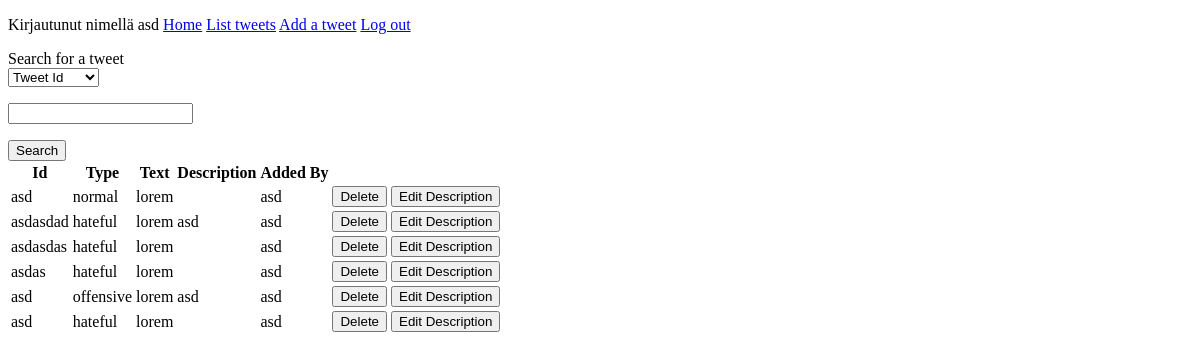
Page /tweets (signed in) on the earlier database version.
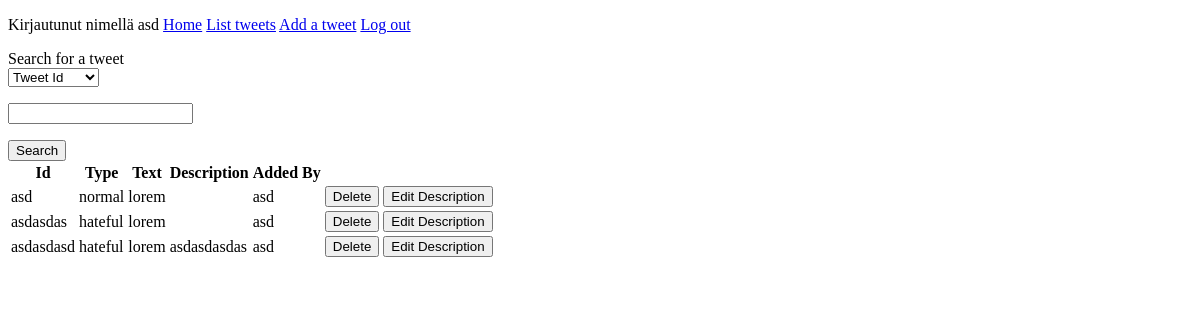
Same page on the later database version.
### application/auth/models.py (models this page shows, shortened)
class User(db.Model):
    __tablename__ = "account"
    id = db.Column(db.Integer, primary_key=True)
    date_created = db.Column(db.DateTime, default=db.func.current_timestamp())
    date_modified = db.Column(db.DateTime, default=db.func.current_timestamp(),
                              onupdate=db.func.current_timestamp())
    name = db.Column(db.String(144), nullable=False)
    username = db.Column(db.String(144), nullable=False)
    password = db.Column(db.String(144), nullable=False)
    tweets = db.relationship("Tweet", backref='account', lazy=True)

### application/tweets/models.py (models this page shows, shortened)
class Tweet(db.Model):
    id = db.Column(db.Integer, primary_key=True)
    date_created = db.Column(db.DateTime, default=db.func.current_timestamp())
    date_modified = db.Column(db.DateTime, default=db.func.current_timestamp(),
    onupdate=db.func.current_timestamp())
    tweetid = db.Column(db.String(100))
    tweettype = db.Column(db.String(100))
    tweettext = db.Column(db.String(300))
    addedby = db.Column(db.String(100))
    tweetdescription = db.Column(db.String(100))
    account_id = db.Column(db.Integer, db.ForeignKey('account.id'),
                           nullable=False)

### application/tweets/views.py (the view)
@app.route("/tweets", methods=['GET', 'POST'])
@login_required
def tweets_index():
    search = TweetSeachForm(request.form)
    if request.method == 'POST':
        return search_results(search)
    tweetquery = db.session().query(Tweet).filter(Tweet.account_id.contains(current_user.id))
    tweets = tweetquery.all()
    return render_template("tweets/list.html", tweets=tweets, form=search)

### application/tweets/forms.py
class TweetSeachForm(Form):
    choices = [('Tweet Id', 'Tweet Id'), ('Tweet Type', 'Tweet Type')]
    select = SelectField('Search for tweets: ', choices=choices)
    search = StringField('')

### application/__init__.py (called while the page is built)
@login_manager.user_loader
def load_user(user_id):
    return User.query.get(user_id)

### application/templates/tweets/list.html (shortened to what this page needs)
{% extends "layout.html" %}
{% block body %}
    {% if current_user.is_authenticated %}
        <div>Search for a tweet</div>
        <form method=post action="{{ url_for('tweets_index') }}">
            <d1>
                {{ form.select }}
                <p>
                    {{ form.search }}
            </d1>
            </p><input type="submit" value="Search"/>
        </form>
        <table>
            <tr>
                <th>Id</th>
                <th>Type</th>
                <th>Text</th>
                <th>Description</th>
                <th>Added By</th>
            </tr>
            {% for tweet in tweets %}
                <tr>
                    <td>{{ tweet.tweetid }}</td>
                    <td>{{ tweet.tweettype }}</td>
                    <td>{{ tweet.tweettext }}</td>
                    <td>{{ tweet.tweetdescription }}</td>
                    <td>{{ tweet.addedby }}</td>
                    <td>
                        <form method="POST" action="{{ url_for('tweet_delete', id = tweet.id) }}">
                            <input type="submit" value="Delete">
                        </form>
                    </td>
                    <td>
                        <form method="GET" action="{{ url_for('tweets_view', id = tweet.id) }}">
                            <input type="submit" value="Edit Description">
                        </form>
                    </td>
                </tr>
            {% endfor %}
        </table>
    {% else %}
        <div>Log in</div>
    {% endif %}
{% endblock %}

### application/templates/layout.html (shortened to what this page needs)
  <!DOCTYPE html>
  <html>
    <head>
    </head>
    <body>
    <div class="topnav">
              {% if current_user.is_authenticated %}
      <p>
	Kirjautunut nimellä {{ current_user.name }}
        <a class="active" href="/">Home</a>
        <a href="{{ url_for('tweets_index') }}">List tweets</a>
        <a href="{{ url_for('tweets_form') }}">Add a tweet</a>
        <a href="{{ url_for('auth_logout') }}">Log out</a>
      </p>
      {% else %}
                  <h1>Log in or register to view page</h1>
                  <a href="{{ url_for('index') }}">Home</a>
      <a href="{{ url_for('auth_login') }}">Log in</a>
      <a href="{{ url_for('auth_register') }}"> Register </a>
      {% endif %}
    </div>
      {% block body %}{% endblock %}
    </body>
  </html>

Differences in the rows shown:
removed Tweet: tweetid "asdasdad", tweettype "hateful", tweettext "lorem", tweetdescription "asd", addedby "asd"
removed Tweet: tweetid "asd", tweettype "offensive", tweettext "lorem", tweetdescription "asd", addedby "asd"
removed Tweet: tweetid "asd", tweettype "hateful", tweettext "lorem", addedby "asd"
changed Tweet: tweetid "asdas" → "asdasdasd"; tweetdescription (not shown) → "asdasdasdas"
